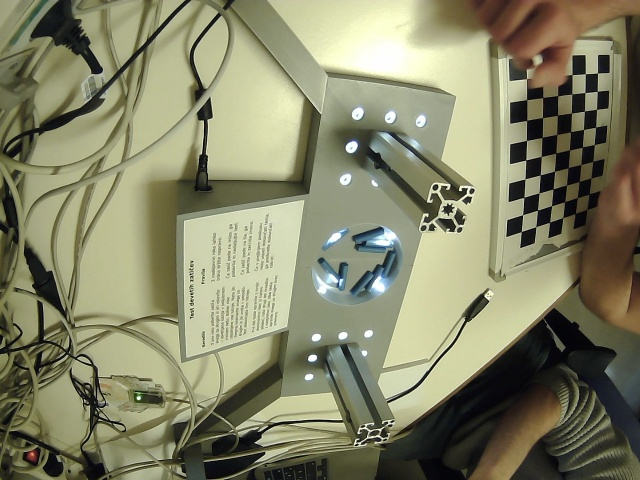
#> input picture porocilo_slike/kalibracija/cam_left_resized2/cam_left_img0.jpg, 640 x 480 px; its folder holds only this picture in this run
$ python kalibracija.py
#> lines starting #> are read from the running program, lines starting #| are printed output that depends on the picture
import cv2
import numpy as np
import pandas as pd
from pathlib import Path

# Mapa s kalibracijskimi slikami
root = Path("porocilo_slike/kalibracija")

# Velikost enega kvadrata šahovnice v mm
SQUARE_SIZE_MM = 20.0

# Poskusimo obe možnosti:
# Če info.md pomeni 9x6 notranjih vogalov -> (9, 6)
# Če info.md pomeni 9x6 polj -> notranjih vogalov je (8, 5)
PATTERN_CANDIDATES = [(9, 6), (8, 5)]

image_files = sorted(
    list(root.rglob("*.jpg")) +
    list(root.rglob("*.jpeg")) +
    list(root.rglob("*.png"))
)

if not image_files:
    print("Ni najdenih kalibracijskih slik.")
    raise SystemExit(1)

rows = []

for img_path in image_files:
    img = cv2.imread(str(img_path))
#> img is the input picture: shape (480, 640, 3); mean B, G, R 104.3, 132.7, 132.7

    if img is None:
        continue

    gray = cv2.cvtColor(img, cv2.COLOR_BGR2GRAY)
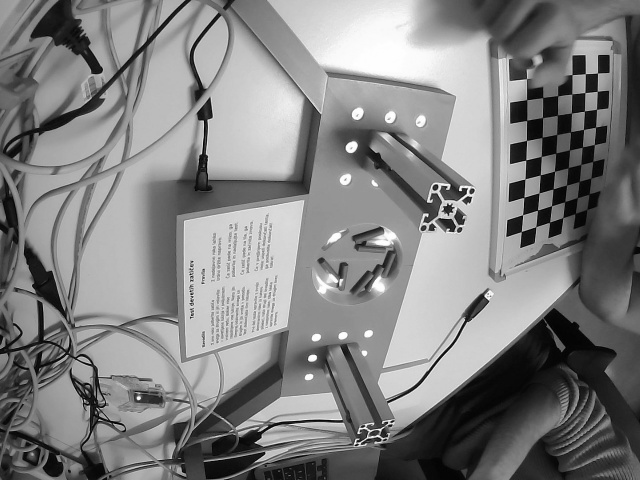
#> gray: shape (480, 640); min 0, max 255, mean 129.5

    found = False

    for pattern_size in PATTERN_CANDIDATES:
        ret, corners = cv2.findChessboardCorners(gray, pattern_size, None)

        if not ret:
            continue

        found = True

        corners = cv2.cornerSubPix(
            gray,
            corners,
            (11, 11),
            (-1, -1),
            criteria=(cv2.TERM_CRITERIA_EPS + cv2.TERM_CRITERIA_MAX_ITER, 30, 0.001),
        )

        nx, ny = pattern_size
        pts = corners.reshape(ny, nx, 2)

        distances_px = []

        # horizontalne razdalje med sosednjimi vogali
        for y in range(ny):
            for x in range(nx - 1):
                d = np.linalg.norm(pts[y, x + 1] - pts[y, x])
                distances_px.append(d)

        # vertikalne razdalje med sosednjimi vogali
        for y in range(ny - 1):
            for x in range(nx):
                d = np.linalg.norm(pts[y + 1, x] - pts[y, x])
                distances_px.append(d)

        distances_px = np.array(distances_px, dtype=float)

        mean_square_px = float(np.mean(distances_px))
        median_square_px = float(np.median(distances_px))
        px_per_mm_mean = mean_square_px / SQUARE_SIZE_MM
        px_per_mm_median = median_square_px / SQUARE_SIZE_MM

        rows.append({
            "folder": img_path.parent.name,
            "image": img_path.name,
            "pattern": f"{nx}x{ny}",
            "mean_square_px": mean_square_px,
            "median_square_px": median_square_px,
            "px_per_mm_mean": px_per_mm_mean,
            "px_per_mm_median": px_per_mm_median,
        })

        # shrani sliko z najdenimi vogali
        out_img = img.copy()
        cv2.drawChessboardCorners(out_img, pattern_size, corners, ret)

        out_dir = Path("porocilo_slike/kalibracija_detected")
        out_dir.mkdir(exist_ok=True)

        out_path = out_dir / f"{img_path.parent.name}_{img_path.stem}_detected.jpg"
        cv2.imwrite(str(out_path), out_img)

        break
#> this loop made 1 pass
#> ret on pass 1: True
#> pass 1, `cv2.imwrite(str(out_path), out_img)`:
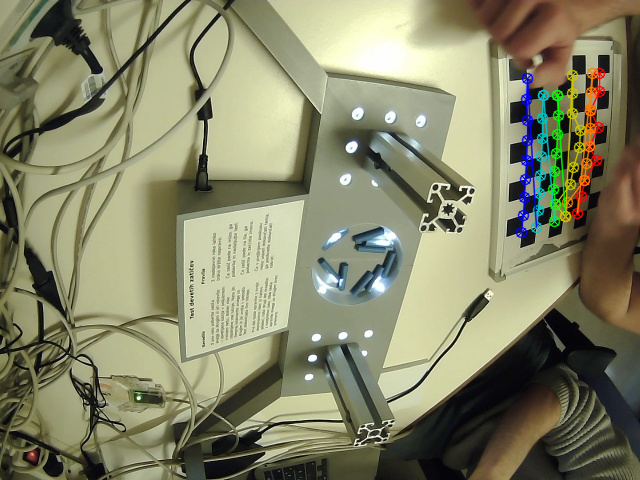
#> saved as cam_left_resized2_cam_left_img0_detected.jpg: shape (480, 640, 3); mean B, G, R 104.7, 133.6, 133.2
#> after the loop, rows = 1 item

    if not found:
        print("Ni najdene šahovnice:", img_path)
#> pass 2 of the loop `for img_path in image_files:`:
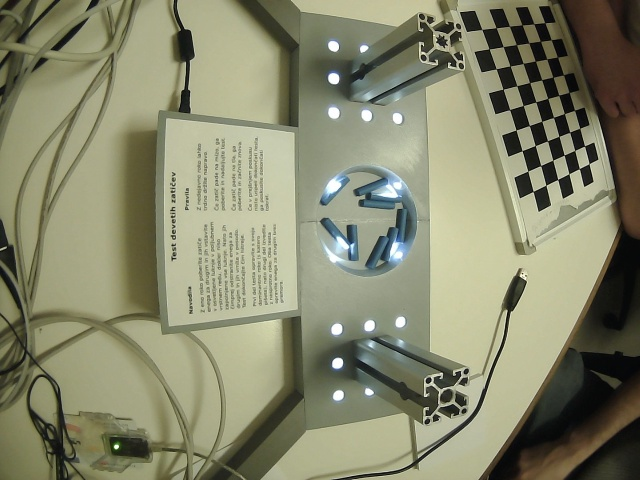
#> input picture porocilo_slike/kalibracija/cam_mid_resized2/cam_mid_img0.jpg, 640 x 480 px
#> img is the input picture: shape (480, 640, 3); mean B, G, R 108.9, 135.4, 134.5
#> `gray = cv2.cvtColor(img, cv2.COLOR_BGR2GRAY)`:
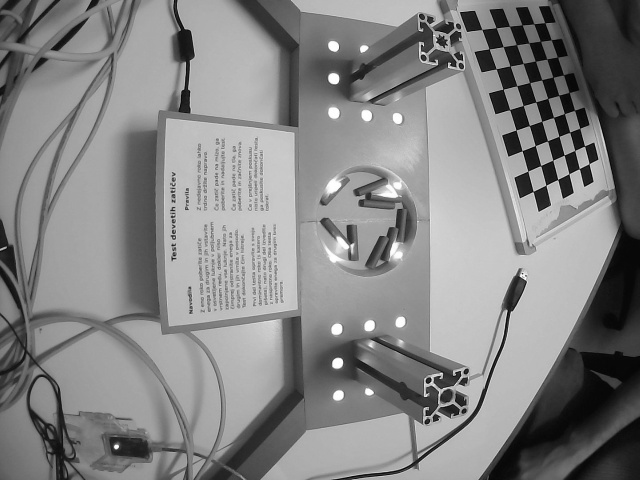
#> gray: shape (480, 640); min 1, max 255, mean 132.1
#> the loop `for pattern_size in PATTERN_CANDIDATES:` made 1 pass
#> pass 1, `cv2.imwrite(str(out_path), out_img)`:
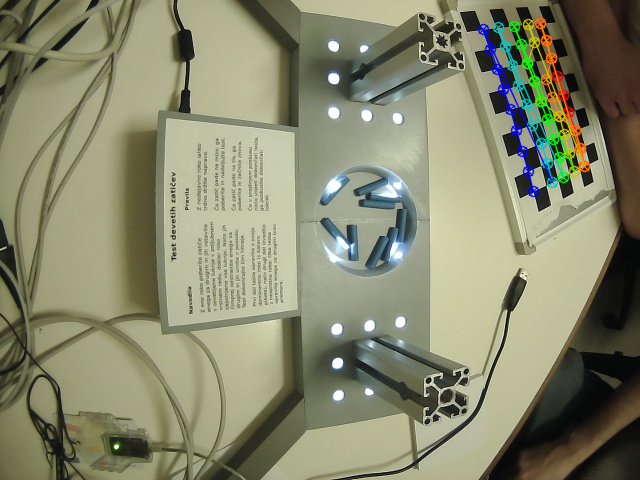
#> saved as cam_mid_resized2_cam_mid_img0_detected.jpg: shape (480, 640, 3); mean B, G, R 109.3, 136.2, 134.6
#> after the loop `for pattern_size in PATTERN_CANDIDATES:`: rows = 2 items

df = pd.DataFrame(rows)
#> df = table of 2 rows and 7 columns

if df.empty:
    print("Na nobeni sliki nisem našel šahovnice.")
    raise SystemExit(1)

df.to_csv("calibration_px_per_mm_all.csv", index=False)

summary = df.groupby("folder").agg({
    "px_per_mm_mean": ["mean", "std", "count"],
    "px_per_mm_median": ["mean", "std"]
}).reset_index()
#> summary = table of 2 rows and 6 columns

summary.columns = [
    "folder",
    "px_per_mm_mean",
    "px_per_mm_std",
    "num_images",
    "px_per_mm_median_mean",
    "px_per_mm_median_std",
]

summary.to_csv("calibration_px_per_mm_summary.csv", index=False)

print("\nVse meritve:")
print(df)
#> (printed output is left out)

print("\nPovzetek po kamerah/mapah:")
print(summary)
#> (printed output is left out)

print("\nShranjeno:")
print("calibration_px_per_mm_all.csv")
print("calibration_px_per_mm_summary.csv")
print("porocilo_slike/kalibracija_detected/")
